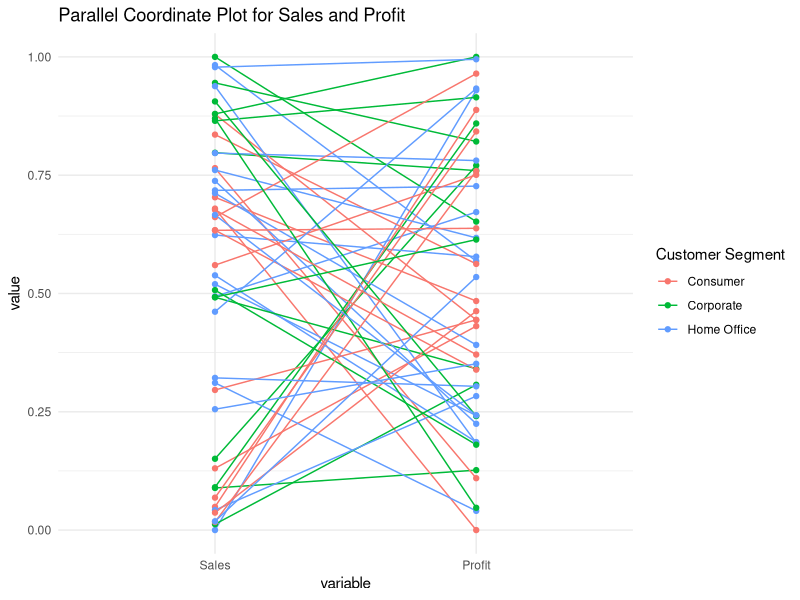
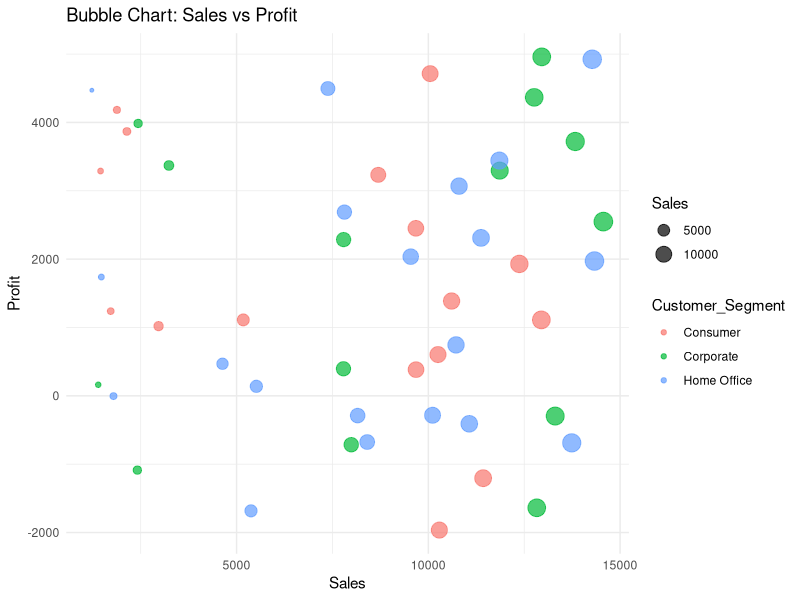
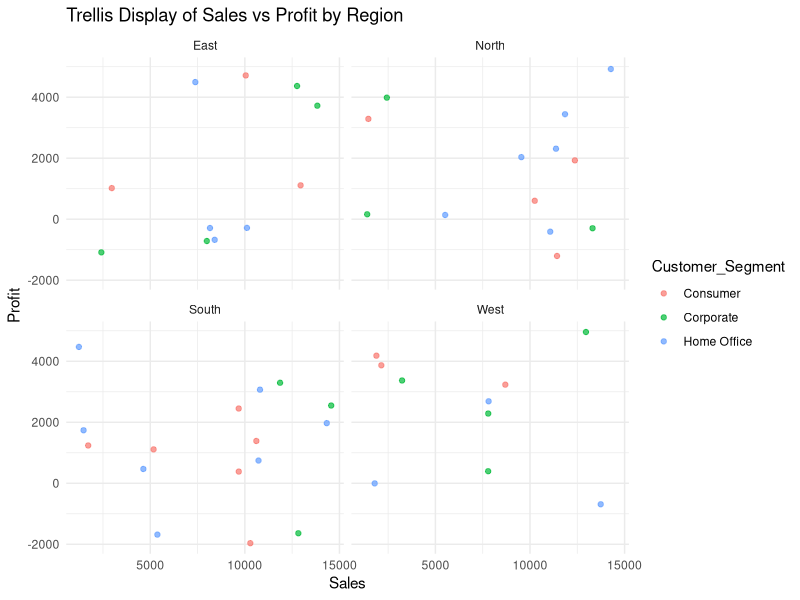

Source code (R) for these figures, in order:
Roll_Number <- "23BAD310"

library(ggplot2)
library(GGally)
library(dplyr)

retail_data <- read.csv("6.retail_business.csv")
retail_data <- na.omit(retail_data)

ggparcoord(
  retail_data,
  columns = which(names(retail_data) %in% c("Sales", "Profit")),
  groupColumn = which(names(retail_data) == "Customer_Segment"),
  scale = "uniminmax",
  showPoints = TRUE
) +
  labs(
    title = "Parallel Coordinate Plot for Sales and Profit",
    color = "Customer Segment"
  ) +
  theme_minimal()

ggplot(retail_data, aes(
  x = Sales,
  y = Profit,
  size = Sales,
  color = Customer_Segment
)) +
  geom_point(alpha = 0.7) +
  labs(
    title = "Bubble Chart: Sales vs Profit",
    x = "Sales",
    y = "Profit",
    size = "Sales"
  ) +
  theme_minimal()

ggplot(retail_data, aes(
  x = Sales,
  y = Profit,
  color = Customer_Segment
)) +
  geom_point(alpha = 0.7) +
  facet_wrap(~ Region) +
  labs(
    title = "Trellis Display of Sales vs Profit by Region",
    x = "Sales",
    y = "Profit"
  ) +
  theme_minimal()